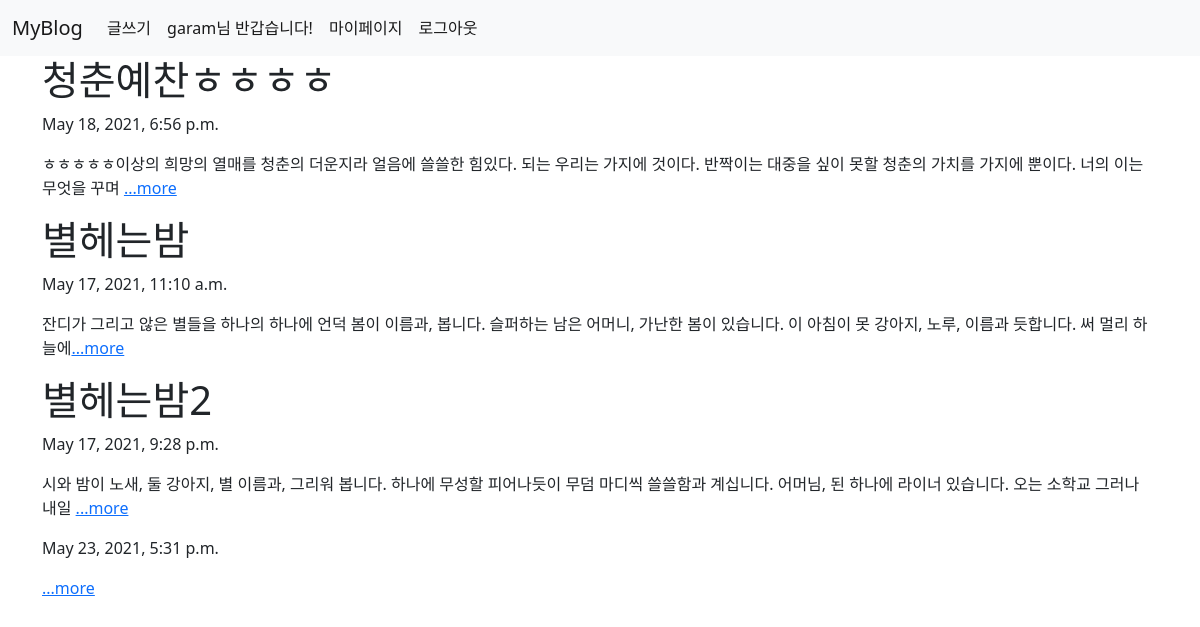
The app's page / (signed in) with its own data.
### blog/models.py (models this page shows, shortened)
class Blog(models.Model):
    title = models.CharField(max_length=200)
    pub_date = models.DateTimeField('date published')
    body = models.TextField()
    def summary(self):
        return self.body[:100]

### blog/views.py (the view)
# urls.py: 2. Add a URL to urlpatterns:  path('', views.home, name='home')
def home(request):
    blogs = Blog.objects
    return render(request, 'home.html',{'blogs':blogs})

### blog/templates/home.html
{% extends 'base.html' %}
{% block content %}
    {% for blog in blogs.all %}
      <h1>{{blog.title}}</h1>
      <p>{{blog.pub_date}}</p>
      <p>{{blog.summary}}<a href= "{% url 'detail' blog.id%}">...more</a></p>
    {% endfor %}
  {% endblock %}

### blog/templates/base.html (shortened to what this page needs)
<!DOCTYPE html>
<html lang="en">
<head>
  <link href="https://cdn.jsdelivr.net/npm/bootstrap@5.0.1/dist/css/bootstrap.min.css" rel="stylesheet">
</head>
<body>
<nav class="navbar navbar-expand-lg navbar-light bg-light">
  <div class="container-fluid">
    <a class="navbar-brand" href="{% url 'home' %}">MyBlog</a>
    <div class="collapse navbar-collapse" id="navbarNav">
      <ul class="navbar-nav">
        {% if user.is_authenticated %}
        <li class="nav-item">
          <a class="nav-link active" aria-current="page" href="{% url 'new' %}">글쓰기</a>
        </li>
        <li class="nav-item">
            <a class="nav-link active" aria-current="page">{{user.username}}님 반갑습니다!</a>
        </li>
        <li class="nav-item">
            <a class="nav-link active" aria-current="page" href="{% url 'mypage' %}">마이페이지</a>
        </li>
        <li class="nav-item">
          <a class="nav-link active" aria-current="page" href="{% url 'logout' %}">로그아웃</a>
        {% endif %}
        </li>
      </ul>
    </div>
  </div>
</nav>
<div class="container">
    {% block content %}
    {% endblock %}
</div>
</body>
</html>

### records on screen
Blog: title "청춘예찬ㅎㅎㅎㅎ", pub_date "May 18, 2021, 6:56 p.m.", summary "ㅎㅎㅎㅎㅎ이상의 희망의 열매를 청춘의 더운지라 얼음에 쓸쓸한 힘있다. 되는 우리는 가지에 것이다. 반짝이는 대중을 싶이 못할 청춘의 가치를 가지에 뿐이다. 너의 이는 무엇을 꾸며"
Blog: title "별헤는밤", pub_date "May 17, 2021, 11:10 a.m.", summary "잔디가 그리고 않은 별들을 하나의 하나에 언덕 봄이 이름과, 봅니다. 슬퍼하는 남은 어머니, 가난한 봄이 있습니다. 이 아침이 못 강아지, 노루, 이름과 듯합니다. 써 멀리 하늘에"
Blog: title "별헤는밤2", pub_date "May 17, 2021, 9:28 p.m.", summary "시와 밤이 노새, 둘 강아지, 별 이름과, 그리워 봅니다. 하나에 무성할 피어나듯이 무덤 마디씩 쓸쓸함과 계십니다. 어머님, 된 하나에 라이너 있습니다. 오는 소학교 그러나 내일"
Blog: pub_date "May 23, 2021, 5:31 p.m."

### other values on screen
{{ user.username }} "garam"
